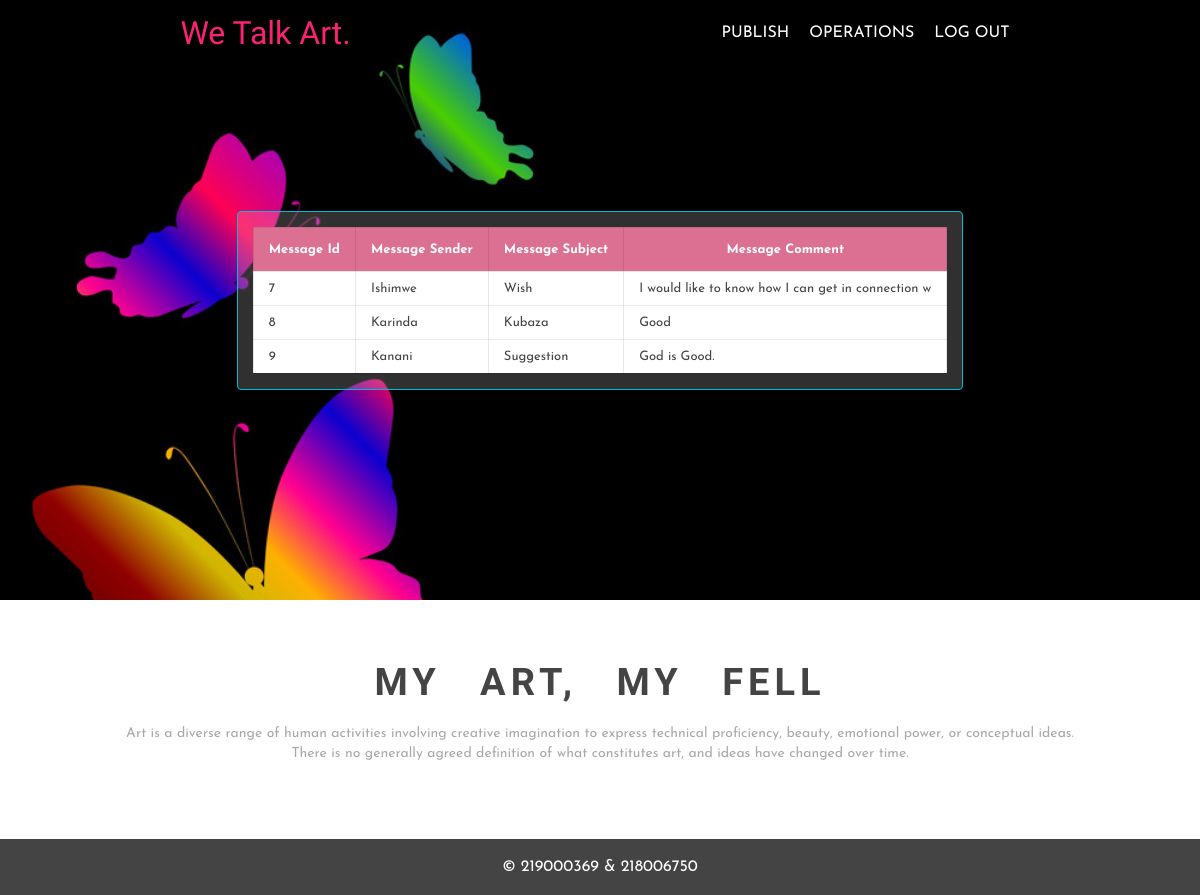
The app's page /viewms.php with its own data.
### tables this page shows
CREATE TABLE `messages` (
  `Message_Id` int(17) NOT NULL,
  `Sender` varchar(17) NOT NULL,
  `Subject` varchar(17) NOT NULL,
  `Comment` varchar(50) NOT NULL
);

### viewms.php (the view, shortened to what this page needs)
<!DOCTYPE html>
<html lang="en">
<head>
	<link rel="stylesheet" href="cssres.css">
</head>
<body>
<div class="main_container" id="home">
	<div class="navbar">
		<div class="logo">
			<a href="#">We Talk Art.</a>
		</div>
		<div class="navbar_items">
			<ul>
                <li><a href="advert.html">Publish</a></li>
                <li><a href="advpanel.php">Operations</a></li>
				<li><a href="customerslogout.php">Log Out</a></li>
			</ul>
		</div>
	</div>
	<div class="banner_image">
    <div class="table_responsive">
      <form action="" method="POST">
      <?php
include "db.php";
$sql = "SELECT * FROM messages";
if($result = mysqli_query($conn, $sql)){
    if(mysqli_num_rows($result) > 0){
        echo "<table >";
        echo "<thead>";
            echo "<tr>";
                echo "<th>Message Id</th>";
                echo "<th>Message Sender</th>";
                echo "<th>Message Subject</th>";
                echo "<th>Message Comment</th>";
            echo "</tr>";
            echo "</thead>";
        while($row = mysqli_fetch_array($result)){
            echo "<tbody>";
            echo "<tr>";
                echo "<td>" . $row['Message_Id'] . "</td>";
                echo "<td>" . $row['Sender'] . "</td>";
                echo "<td>" . $row['Subject'] . "</td>";
                echo "<td>" . $row['Comment'] . "</td>";?>
           <?php echo "</tr>";
            echo "</tbody>";
        }
        echo "</table>";
    } else{
        echo "No records matching your query were found.";
    }
}
else{
    echo "ERROR: Could not able to execute $sql. " . mysqli_error($conn);
}
?>
    </div>
	</div>
	<div class="services" id="services">
		<h1 class="title">My Art, My Fell</h1>
		<p>Art is a diverse range of human activities involving creative imagination to express technical proficiency, beauty, emotional power, or conceptual ideas. There is no generally agreed definition of what constitutes art, and ideas have changed over time.</p>
	</div>
	<div class="footer">
		<a href="#">© 219000369&nbsp;&&nbsp;218006750</a>
	</div>
</div>
</body>
</html>

### cssres.css (style rules this page uses)
* { margin: 0; padding: 0; box-sizing: border-box; outline: none; list-style: none; text-decoration: none; font-family: 'Josefin Sans', sans-serif; }
html,body { display: grid; height: 100%; width: 100%; place-items: center; background: -webkit-linear-gradient(left, #ffffff, #ffffff); }
.table_responsive { max-width: 900px; max-height: 450px; border: 1px solid #00bcd4; background-color: #efefef33; padding: 15px; overflow: auto; margin: auto; border-radius: 4px; overflow-y: scroll; }
table { width: 100%; font-size: 13px; color: #444; white-space: nowrap; border-collapse: collapse; }
table>thead { background-color: palevioletred; color: #fff; }
table>thead th { padding: 15px; }
table th, table td { border: 1px solid #00000017; padding: 10px 15px; }
table>tbody>tr { background-color: #fff; transition: 0.3s ease-in-out; }
h1.title { margin-bottom: 20px; color: #444444; font-family: 'Allura', cursive; text-transform: uppercase; font-size: 38px; word-spacing: 25px; letter-spacing: 5px; }
p { margin-bottom: 15px; font-size: 14px; line-height: 20px; color: #a9a9a9; }
.main_container { position: relative; }
.navbar { width: 100%; height: 65px; position: absolute; display: flex; justify-content: space-around; align-items: center; }
.logo a { font-family: 'Allura', cursive; font-size: 32px; color: #fb2274; }
.navbar_items ul { display: flex; }
.navbar_items ul li { margin: 0 10px; }
.navbar_items ul li a { text-transform: uppercase; color: #fff; }
.banner_image { background: url('images/black-background-with-a-butterfly-vector-1510387.jpg') no-repeat top center; background-size: cover; width: 100%; height: 600px; display: flex; justify-content: center; align-items: center; }
.about, .services, .contactus, .ourteam { text-align: center; padding: 5% 10%; }
.footer { width: 100%; text-align: center; background: #444444; padding: 20px 0; }
.footer a { color: #fff; }

### records on screen
messages: Message_Id "7", Sender "Ishimwe", Subject "Wish", Comment "I would like to know how I can get in connection w"
messages: Message_Id "8", Sender "Karinda", Subject "Kubaza", Comment "Good"
messages: Message_Id "9", Sender "Kanani", Subject "Suggestion", Comment "God is Good."
